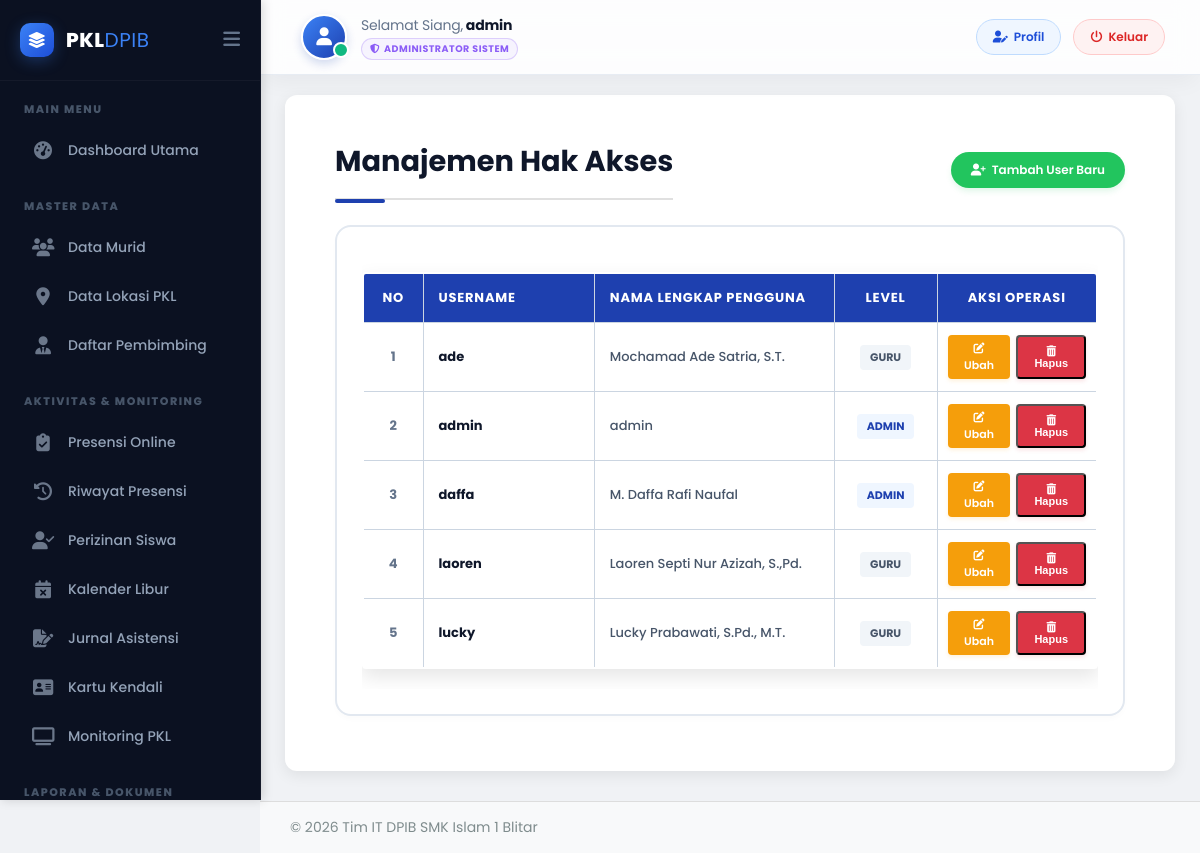
The page /admin/user-list.php (signed in) on the database its author committed.
### tables this page shows
CREATE TABLE `users` (
  `id` int(11) NOT NULL,
  `username` varchar(50) NOT NULL,
  `full_name` varchar(100) DEFAULT NULL,
  `password` varchar(255) NOT NULL,
  `role` enum('admin','pembimbing','user') NOT NULL DEFAULT 'user',
  `profile_photo` varchar(255) DEFAULT NULL
);

### admin/user-list.php (the view, shortened to what this page needs)
<?php
include '../config/db-koneksi.php';
$user_data = $koneksi->query("SELECT id, username, full_name, role FROM users ORDER BY username ASC");
?>
<!DOCTYPE html>
<html lang="id">
<head>
    <link rel="stylesheet" href="../css/style.css">
    <link rel="stylesheet" href="https://cdnjs.cloudflare.com/ajax/libs/font-awesome/6.5.2/css/all.min.css">
</head>
<body class="admin-body">
<?php include 'panel/sidebar.php'; ?>
<div class="main-content-wrapper">
    <?php include 'panel/navbar.php'; ?>
    <div class="admin-main-content">
        <div class="page-header-controls">
            <h1>Manajemen Hak Akses</h1>
            <a href="user-add.php" class="btn-add"><i class="fas fa-user-plus"></i> Tambah User Baru</a>
        </div>
        <div class="glass-panel-table">
            <div class="table-container-fixed">
                <table class="custom-table-core">
                    <thead>
                        <tr>
                            <th class="col-no">NO</th>
                            <th class="col-user" style="text-align: left; padding-left: 15px;">Username</th>
                            <th class="col-nama" style="text-align: left; padding-left: 15px;">Nama Lengkap Pengguna</th>
                            <th class="col-level">Level</th>
                            <th class="col-aksi">Aksi Operasi</th>
                        </tr>
                    </thead>
                    <tbody>
                        <?php $row_num = 1; while ($user = $user_data->fetch_assoc()):
                            $role_db = str_replace('pembimbing', 'guru', strtolower($user['role']));
                            $role_class = ($role_db == 'admin') ? 'role-admin' : 'role-editor';
                            $can_edit = true;
                        ?>
                        <tr>
                            <td style="font-weight: 700; color: #64748b;"><?php echo $row_num++; ?></td>
                            <td style="text-align: left; padding-left: 15px;"><strong style="color: var(--mantap-blue-dark);"><?php echo htmlspecialchars($user['username']); ?></strong></td>
                            <td style="text-align: left; padding-left: 15px; font-weight: 500; color: #475569;"><?php echo htmlspecialchars($user['full_name'] ?? '-'); ?></td>
                            <td><span class="user-role <?php echo $role_class; ?>"><?php echo htmlspecialchars(strtoupper($role_db)); ?></span></td>
                            <td>
                                <div class="dashboard-btn-group">
                                    <?php if ($can_edit): ?>
                                        <a href="user-edit.php?id=<?php echo $user['id']; ?>" class="btn-edit-inline"><i class="fas fa-edit"></i> Ubah</a>
                                        <button type="button" class="btn-delete-inline" onclick="konfirmasiHapusUser('<?php echo $user['id']; ?>')"><i class="fas fa-trash-alt"></i> Hapus</button>
                                    <?php else: ?>
                                        <span class="lock-icon"><i class="fas fa-lock"></i> Terkunci</span>
                                    <?php endif; ?>
                                </div>
                            </td>
                        </tr>
                        <?php endwhile; ?>
                    </tbody>
                </table>
            </div>
        </div>
    </div>
</div>
<?php include 'panel/footer.php'; ?>
</body>
</html>

### css/style.css (style rules this page uses)
html { scroll-behavior: smooth; }
body { font-family: 'Poppins', sans-serif; background-color: #f0f2f5; padding: 0; margin: 0; }
h1 { color: #2c3e50; font-weight: 700; font-size: 28px; border-bottom: 2px solid #e0e0e0; padding-bottom: 15px; margin-bottom: 25px; padding-left: 5%; padding-right: 5%; }
table { width: 100%; margin: 20px 0; border-radius: 10px; overflow: hidden; box-shadow: none; }
table th, table td { border: none; padding: 14px 18px; text-align: left; font-size: 14px; vertical-align: middle; white-space: normal; }
table th:nth-child(1), table td:nth-child(1) { width: 20%; }
table th:nth-child(2), table td:nth-child(2) { width: 25%; }
table th:nth-child(3), table td:nth-child(3) { width: 50%; }
table th:nth-child(4), table td:nth-child(4) { width: 10%; }
table th { background-color: #2c3e50; color: #ffffff; font-weight: 700; text-transform: uppercase; letter-spacing: 0.8px; }
table tr:nth-child(even) { background-color: #f8f9fa; }
table { width: 90%; margin: 20px auto; border-radius: 10px; overflow: hidden; box-shadow: 0 8px 20px rgba(0, 0, 0, 0.1); }
.admin-body { display: flex; font-family: 'Poppins', sans-serif; background-color: #f0f2f5; min-height: 100vh; }
.main-content-wrapper { flex-grow: 1; display: flex; flex-direction: column; }
.admin-main-content { padding: 20px; flex-grow: 1; }
.admin-main-content h1 { font-size: 24px; padding-left: 0; padding-right: 0; margin-bottom: 20px; }

### admin/panel/sidebar.php (style rules this page uses)
:root { --sidebar-bg: #0B1121; --sidebar-active-bg: rgba(59, 130, 246, 0.12); --sidebar-active-text: #3b82f6; --sidebar-hover-bg: rgba(255, 255, 255, 0.04); --text-main: #94a3b8; --text-hover: #f1f5f9; --sidebar-width-full: 260px; --sidebar-width-mini: 85px; }
body { padding-left: var(--sidebar-width-full) !important; transition: padding-left 0.3s cubic-bezier(0.4, 0, 0.2, 1) !important; overflow-x: hidden; }

### admin/panel/navbar.php (style rules this page uses)
:root { --nav-height: 75px; }

### rows shown on the page
users: username "ade", full_name "Mochamad Ade Satria, S.T.", role "GURU"
users: username "admin", full_name "admin", role "ADMIN"
users: username "daffa", full_name "M. Daffa Rafi Naufal", role "ADMIN"
users: username "laoren", full_name "Laoren Septi Nur Azizah, S.,Pd.", role "GURU"
users: username "lucky", full_name "Lucky Prabawati, S.Pd., M.T.", role "GURU"

### other values the page prints
$sapaan "Selamat Siang"
$current_full_name "admin"
$role_label "ADMINISTRATOR SISTEM"
